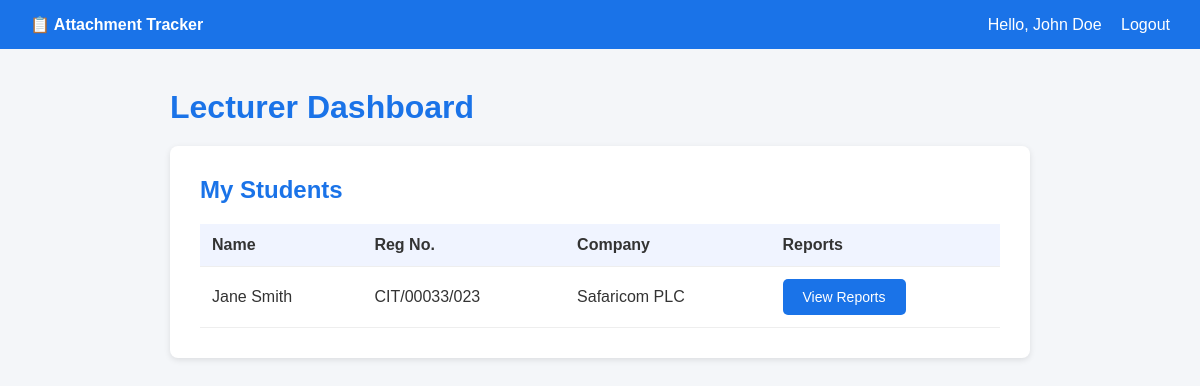
The page /lecturer/dashboard/ (signed in) on the database its author committed.
### tracker/models.py (models this page shows, shortened)
class User(AbstractUser):
    ROLE_CHOICES = (
        ('student', 'Student'),
        ('lecturer', 'Lecturer'),
        ('admin', 'Admin'),
    )
    role = models.CharField(max_length=20, choices=ROLE_CHOICES)
    phone = models.CharField(max_length=15, blank=True)

class StudentProfile(models.Model):
    user = models.OneToOneField(User, on_delete=models.CASCADE)
    reg_number = models.CharField(max_length=20, unique=True)
    course = models.CharField(max_length=100)
    year_of_study = models.IntegerField()
    company_name = models.CharField(max_length=100)
    company_location = models.CharField(max_length=100)
    start_date = models.DateField()
    end_date = models.DateField()
    assigned_lecturer = models.ForeignKey(
        User,
        on_delete=models.SET_NULL,
        null=True,
        blank=True,
        related_name='supervised_students'
    )

### tracker/views.py (the view)
# urls.py: path('lecturer/dashboard/', views.lecturer_dashboard, name='lecturer_dashboard'),
@login_required
def lecturer_dashboard(request):
    students = StudentProfile.objects.filter(assigned_lecturer=request.user)
    return render(request, 'tracker/lecturer_dashboard.html', {'students': students})

### tracker/templates/tracker/lecturer_dashboard.html
{% extends 'tracker/base.html' %}
{% block content %}
<h1>Lecturer Dashboard</h1>
<div class="card">
    <h2>My Students</h2>
    {% if students %}
    <table>
        <tr>
            <th>Name</th><th>Reg No.</th><th>Company</th><th>Reports</th>
        </tr>
        {% for student in students %}
        <tr>
            <td>{{ student.user.get_full_name }}</td>
            <td>{{ student.reg_number }}</td>
            <td>{{ student.company_name }}</td>
            <td>
                <a href="{% url 'view_student_reports' student.id %}" class="btn">
                    View Reports
                </a>
            </td>
        </tr>
        {% endfor %}
    </table>
    {% else %}
        <p>No students assigned to you yet.</p>
    {% endif %}
</div>
{% endblock %}

### tracker/templates/tracker/base.html (shortened to what this page needs)
<!DOCTYPE html>
<html lang="en">
<head>
</head>
<body>
    <nav>
        <strong>📋 Attachment Tracker</strong>
        <div>
            {% if user.is_authenticated %}
                <span>Hello, {{ user.get_full_name|default:user.username }}</span>
                <a href="{% url 'logout' %}">Logout</a>
            {% endif %}
        </div>
    </nav>
    <div class="container">
        {% block content %}{% endblock %}
    </div>
</body>
</html>

### tracker/templates/tracker/base.html (style rules this page uses)
* { margin: 0; padding: 0; box-sizing: border-box; }
body { font-family: Arial, sans-serif; background: #f4f6f9; color: #333; }
nav { background: #1a73e8; color: white; padding: 15px 30px; display: flex; justify-content: space-between; align-items: center; }
nav a { color: white; text-decoration: none; margin-left: 15px; }
.container { max-width: 900px; margin: 40px auto; padding: 0 20px; }
.card { background: white; border-radius: 8px; padding: 30px; margin-bottom: 20px; box-shadow: 0 2px 6px rgba(0,0,0,0.1); }
h1, h2 { margin-bottom: 20px; color: #1a73e8; }
table { width: 100%; border-collapse: collapse; }
th, td { padding: 12px; text-align: left; border-bottom: 1px solid #eee; }
th { background: #f0f4ff; }
.btn { display: inline-block; padding: 10px 20px; background: #1a73e8; color: white; border: none; border-radius: 5px; cursor: pointer; text-decoration: none; font-size: 14px; }

### rows shown on the page
User: get_full_name "John Doe"
StudentProfile: user.get_full_name "Jane Smith", reg_number "CIT/00033/023", company_name "Safaricom PLC"
